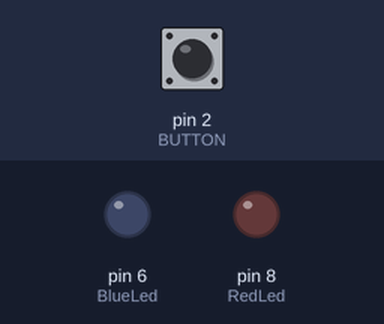
Bench run of a sketch on a simulated Arduino Uno, built with avr-gcc and run on an emulated ATmega328P. Shown: output pins drawn as LEDs (lit = HIGH). Inputs (shaded band) come from the test bench; at power-on: pin 2 (BUTTON) HIGH.

Above: at 1.2 s.
1.3 s: pin 2 (BUTTON) pulled LOW for 0.15 s
At 2.2 s:
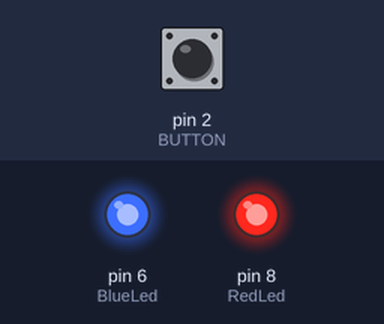
At 32.2 s:
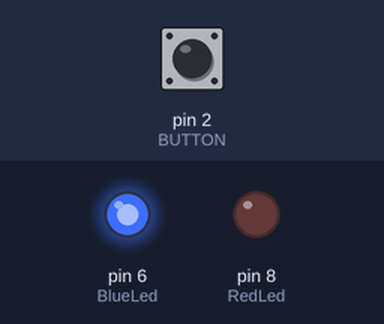
Timing chart, 0 to 32.7 s (numbered marks = the images above; inputs shaded):
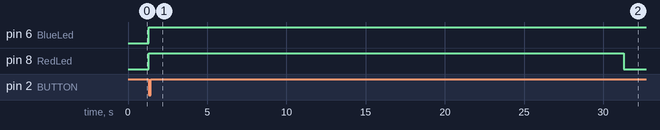

The sketch:

Task1.1Lights_ON.ino
```cpp
int RedLed = 8;   //pin for Red LED
int BlueLed = 6;  // pin for Blue LED
int BUTTON = 2;   //pin for Button

unsigned long startTime; //creates a variable and will start the timer when button is pressed

void setup() { //This code will run only once
  pinMode(RedLed, OUTPUT); //sets RedLed as the output as ardiuno controls it
  pinMode(BlueLed, OUTPUT); //sets BlueLed as the output as arduino controls it
  pinMode(BUTTON, INPUT_PULLUP); //sets Button as the input as arduino reads it

  digitalWrite(RedLed, LOW); //RedLed will be OFF at start
  digitalWrite(BlueLed, LOW); //BlueLed will be OFF at start
}

void loop() { //this code will repeat in loop

  if (digitalRead(BUTTON) == LOW) { //when the button is clicked
    digitalWrite(RedLed, HIGH); //turn the RedLed ON+
    digitalWrite(BlueLed, HIGH); //turn the BlueLed ON
    startTime = millis(); //start the timer

    while (millis() - startTime < 30000) { //LEDs/porch light stays ON for 30 seconds
    }

    digitalWrite(RedLed, LOW); //turn OFF RedLed after 30 seconds

    while (millis() - startTime < 60000) { //BlueLed/hallway light stay ON for 60 seconds
    }

    digitalWrite(BlueLed, LOW); //turn OFF BlueLed after 60 seconds
  }
}
```

Measured:
- after the input at 1.3 s, pin 6 (BlueLed): LOW → HIGH at once; pin 8 (RedLed): LOW → HIGH at once, → LOW 30.0 s later
